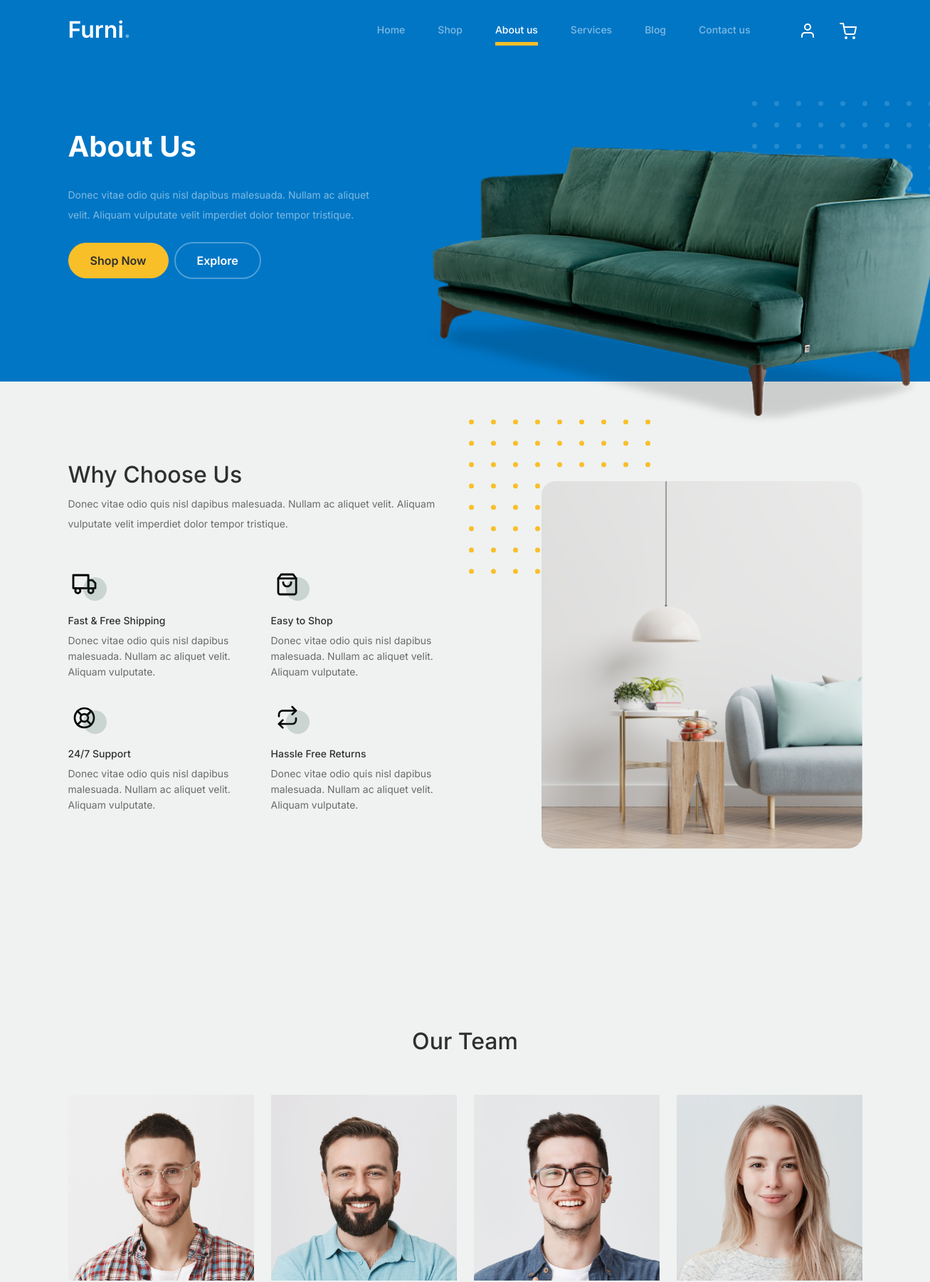
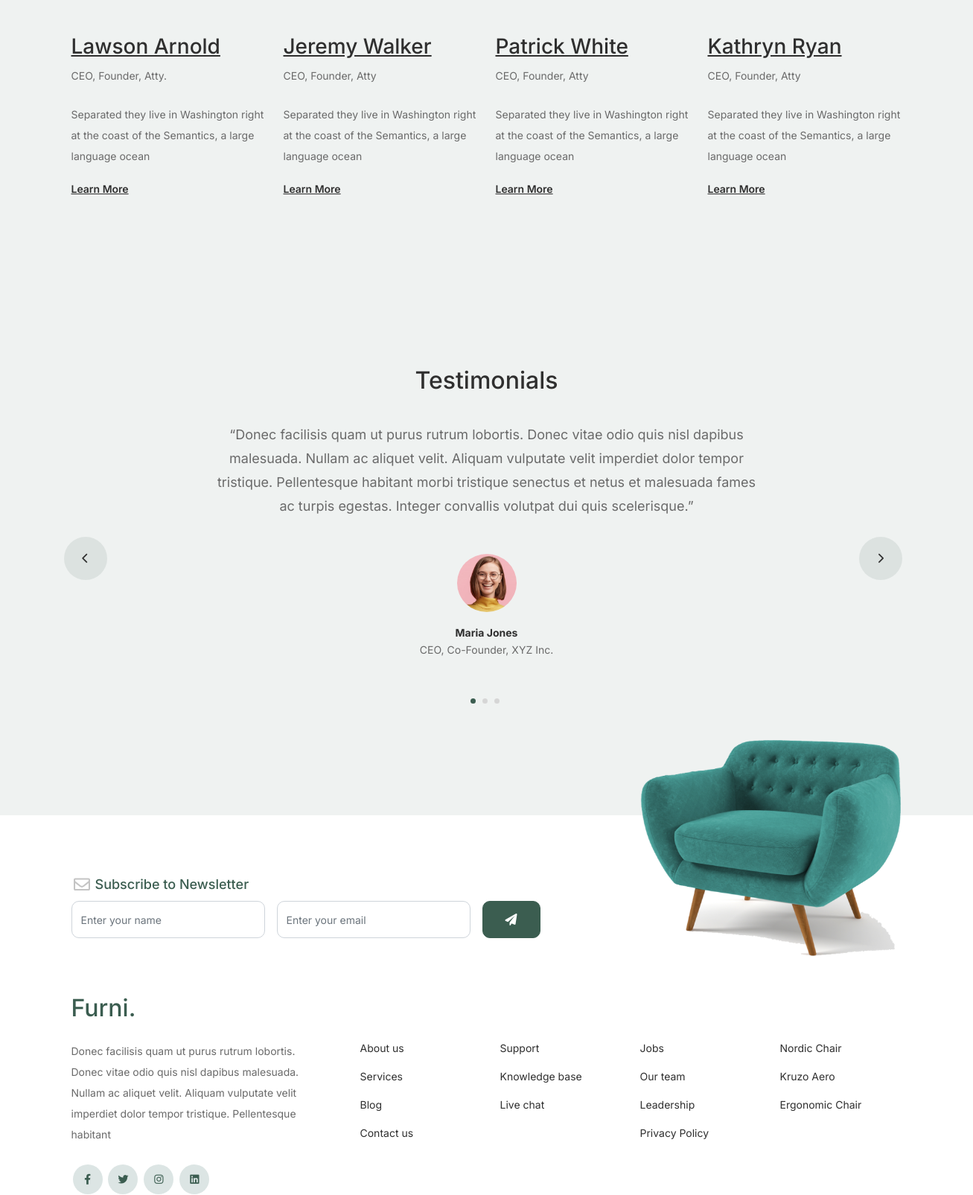
/about (upper part), run on the app's committed database (2 pictures, top to bottom).
### app/models.py (models this page shows, shortened)
class Employees(models.Model):
    image = models.ImageField(upload_to='products/staff/')
    title = models.CharField(max_length=50)
    name = models.CharField(max_length=50)
    description = models.CharField(max_length=500)

### app/views.py (the view)
# urls.py: path('about', views.about, name='about'),
def about(request):
    staff = Employees.objects.all()
    return render(request, 'about.html', {"staff":staff, "navbar":"about"})

### app/templates/about.html (shortened to what this page needs)
{%extends "layout.html"%}
{%load static%}
		{%block body%}
			<div class="hero">
				<div class="container">
					<div class="row justify-content-between">
						<div class="col-lg-5">
							<div class="intro-excerpt">
								<h1>About Us</h1>
								<p class="mb-4">Donec vitae odio quis nisl dapibus malesuada. Nullam ac aliquet velit. Aliquam vulputate velit imperdiet dolor tempor tristique.</p>
								<p><a href={%url "app:shop"%} class="btn btn-secondary me-2">Shop Now</a><a href={%url "app:blog"%} class="btn btn-white-outline">Explore</a></p>
							</div>
						</div>
						<div class="col-lg-7">
							<div class="hero-img-wrap">
								<img src={% static "images/couch.png" %} class="img-fluid">
							</div>
						</div>
					</div>
				</div>
			</div>
		<div class="why-choose-section">
			<div class="container">
				<div class="row justify-content-between align-items-center">
					<div class="col-lg-6">
						<h2 class="section-title">Why Choose Us</h2>
						<p>Donec vitae odio quis nisl dapibus malesuada. Nullam ac aliquet velit. Aliquam vulputate velit imperdiet dolor tempor tristique.</p>
						<div class="row my-5">
							<div class="col-6 col-md-6">
								<div class="feature">
									<div class="icon">
										<img src={%static "images/truck.svg" %} alt="Image" class="imf-fluid">
									</div>
									<h3>Fast &amp; Free Shipping</h3>
									<p>Donec vitae odio quis nisl dapibus malesuada. Nullam ac aliquet velit. Aliquam vulputate.</p>
								</div>
							</div>
							<div class="col-6 col-md-6">
								<div class="feature">
									<div class="icon">
										<img src={% static "images/bag.svg" %} alt="Image" class="imf-fluid">
									</div>
									<h3>Easy to Shop</h3>
									<p>Donec vitae odio quis nisl dapibus malesuada. Nullam ac aliquet velit. Aliquam vulputate.</p>
								</div>
							</div>
							<div class="col-6 col-md-6">
								<div class="feature">
									<div class="icon">
										<img src={% static "images/support.svg" %} alt="Image" class="imf-fluid">
									</div>
									<h3>24/7 Support</h3>
									<p>Donec vitae odio quis nisl dapibus malesuada. Nullam ac aliquet velit. Aliquam vulputate.</p>
								</div>
							</div>
							<div class="col-6 col-md-6">
								<div class="feature">
									<div class="icon">
										<img src={%static "images/return.svg" %}  alt="Image" class="imf-fluid">
									</div>
									<h3>Hassle Free Returns</h3>
									<p>Donec vitae odio quis nisl dapibus malesuada. Nullam ac aliquet velit. Aliquam vulputate.</p>
								</div>
							</div>
						</div>
					</div>
					<div class="col-lg-5">
						<div class="img-wrap">
							<img src={%static "images/why-choose-us-img.jpg"%} alt="Image" class="img-fluid">
						</div>
					</div>
				</div>
			</div>
		</div>
		<div class="untree_co-section">
			<div class="container">
				<div class="row mb-5">
					<div class="col-lg-5 mx-auto text-center">
						<h2 class="section-title">Our Team</h2>
					</div>
				</div>
				<div class="row">
				{%for s in staff%}
					<div class="col-12 col-md-6 col-lg-3 mb-5 mb-md-0">
						<img src=/media/{{s.image}} class="img-fluid mb-5">
						<h3 clas><a href="#">{{s.name}}</a></h3>
            <span class="d-block position mb-4">{{s.title}}</span>
            <p>{{s.description}}</p>
            <p class="mb-0"><a href="#" class="more dark">Learn More </a></p>
					</div>
				{%endfor%}
				</div>
			</div>
		</div>
		<div class="testimonial-section before-footer-section">
			<div class="container">
				<div class="row">
					<div class="col-lg-7 mx-auto text-center">
						<h2 class="section-title">Testimonials</h2>
					</div>
				</div>
				<div class="row justify-content-center">
					<div class="col-lg-12">
						<div class="testimonial-slider-wrap text-center">
							<div id="testimonial-nav">
								<span class="prev" data-controls="prev"><span class="fa fa-chevron-left"></span></span>
								<span class="next" data-controls="next"><span class="fa fa-chevron-right"></span></span>
							</div>
							<div class="testimonial-slider">
								<div class="item">
									<div class="row justify-content-center">
										<div class="col-lg-8 mx-auto">
											<div class="testimonial-block text-center">
												<blockquote class="mb-5">
													<p>&ldquo;Donec facilisis quam ut purus rutrum lobortis. Donec vitae odio quis nisl dapibus malesuada. Nullam ac aliquet velit. Aliquam vulputate velit imperdiet dolor tempor tristique. Pellentesque habitant morbi tristique senectus et netus et malesuada fames ac turpis egestas. Integer convallis volutpat dui quis scelerisque.&rdquo;</p>
												</blockquote>
												<div class="author-info">
													<div class="author-pic">
														<img src={%static "images/person-1.png"%} alt="Maria Jones" class="img-fluid">
													</div>
													<h3 class="font-weight-bold">Maria Jones</h3>
													<span class="position d-block mb-3">CEO, Co-Founder, XYZ Inc.</span>
												</div>
											</div>
										</div>
									</div>
								</div>
								<div class="item">
									<div class="row justify-content-center">
									</div>
								</div>
								<div class="item">
									<div class="row justify-content-center">
									</div>
								</div>
							</div>
						</div>
					</div>
				</div>
			</div>
		</div>
		{%endblock%}

### app/static/css/tiny-slider.css (style rules this page uses)
.tns-slider { -webkit-transition:all 0s;-moz-transition:all 0s;transition:all 0s }
.tns-slider>.tns-item { -webkit-box-sizing:border-box;-moz-box-sizing:border-box;box-sizing:border-box }
.tns-horizontal.tns-subpixel { white-space:nowrap }
.tns-horizontal.tns-subpixel>.tns-item { display:inline-block;vertical-align:top;white-space:normal }

### data on the page
Employees: image (picture), name "Lawson Arnold", title "CEO, Founder, Atty.", description "Separated they live in Washington right at the coast of the Semantics, a large language ocean"
Employees: image (picture), name "Jeremy Walker", title "CEO, Founder, Atty", description "Separated they live in Washington right at the coast of the Semantics, a large language ocean"
Employees: image (picture), name "Patrick White", title "CEO, Founder, Atty", description "Separated they live in Washington right at the coast of the Semantics, a large language ocean"
Employees: image (picture), name "Kathryn Ryan", title "CEO, Founder, Atty", description "Separated they live in Washington right at the coast of the Semantics, a large language ocean"
